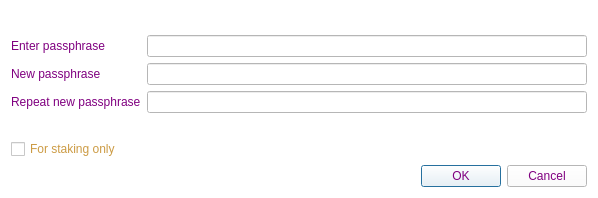
<?xml version="1.0" encoding="UTF-8"?>
<ui version="4.0">
 <class>AskPassphraseDialog</class>
 <widget class="QDialog" name="AskPassphraseDialog">
  <property name="geometry">
   <rect>
    <x>0</x>
    <y>0</y>
    <width>598</width>
    <height>198</height>
   </rect>
  </property>
  <property name="sizePolicy">
   <sizepolicy hsizetype="Preferred" vsizetype="Minimum">
    <horstretch>0</horstretch>
    <verstretch>0</verstretch>
   </sizepolicy>
  </property>
  <property name="minimumSize">
   <size>
    <width>550</width>
    <height>0</height>
   </size>
  </property>
  <property name="windowTitle">
   <string>Passphrase Dialog</string>
  </property>
  <property name="styleSheet">
   <string notr="true">color: rgb(204, 155, 68);
background-color: rgb(255, 255, 255);</string>
  </property>
  <layout class="QVBoxLayout" name="verticalLayout">
   <item>
    <widget class="QLabel" name="warningLabel">
     <property name="textFormat">
      <enum>Qt::RichText</enum>
     </property>
     <property name="wordWrap">
      <bool>true</bool>
     </property>
    </widget>
   </item>
   <item>
    <layout class="QFormLayout" name="formLayout">
     <property name="fieldGrowthPolicy">
      <enum>QFormLayout::AllNonFixedFieldsGrow</enum>
     </property>
     <item row="0" column="0">
      <widget class="QLabel" name="passLabel1">
       <property name="styleSheet">
        <string notr="true">color: #800080;</string>
       </property>
       <property name="text">
        <string>Enter passphrase</string>
       </property>
      </widget>
     </item>
     <item row="0" column="1">
      <widget class="QLineEdit" name="passEdit1">
       <property name="echoMode">
        <enum>QLineEdit::Password</enum>
       </property>
      </widget>
     </item>
     <item row="1" column="0">
      <widget class="QLabel" name="passLabel2">
       <property name="styleSheet">
        <string notr="true">color: #800080;</string>
       </property>
       <property name="text">
        <string>New passphrase</string>
       </property>
      </widget>
     </item>
     <item row="1" column="1">
      <widget class="QLineEdit" name="passEdit2">
       <property name="echoMode">
        <enum>QLineEdit::Password</enum>
       </property>
      </widget>
     </item>
     <item row="2" column="0">
      <widget class="QLabel" name="passLabel3">
       <property name="styleSheet">
        <string notr="true">color: #800080;</string>
       </property>
       <property name="text">
        <string>Repeat new passphrase</string>
       </property>
      </widget>
     </item>
     <item row="2" column="1">
      <widget class="QLineEdit" name="passEdit3">
       <property name="echoMode">
        <enum>QLineEdit::Password</enum>
       </property>
      </widget>
     </item>
     <item row="3" column="1">
      <widget class="QLabel" name="capsLabel">
       <property name="font">
        <font>
         <weight>75</weight>
         <bold>true</bold>
        </font>
       </property>
       <property name="text">
        <string/>
       </property>
       <property name="alignment">
        <set>Qt::AlignCenter</set>
       </property>
      </widget>
     </item>
     <item row="4" column="0">
      <widget class="QCheckBox" name="stakingCheckBox">
       <property name="enabled">
        <bool>true</bool>
       </property>
       <property name="visible">
        <bool>false</bool>
       </property>
       <property name="toolTip">
        <string>Serves to disable the trivial sendmoney when OS account compromised. Provides no real security.</string>
       </property>
       <property name="text">
        <string>For staking only</string>
       </property>
      </widget>
     </item>
    </layout>
   </item>
   <item>
    <widget class="QDialogButtonBox" name="buttonBox">
     <property name="styleSheet">
      <string notr="true">color: #800080;</string>
     </property>
     <property name="orientation">
      <enum>Qt::Horizontal</enum>
     </property>
     <property name="standardButtons">
      <set>QDialogButtonBox::Cancel|QDialogButtonBox::Ok</set>
     </property>
    </widget>
   </item>
  </layout>
 </widget>
 <resources/>
 <connections>
  <connection>
   <sender>buttonBox</sender>
   <signal>accepted()</signal>
   <receiver>AskPassphraseDialog</receiver>
   <slot>accept()</slot>
   <hints>
    <hint type="sourcelabel">
     <x>248</x>
     <y>254</y>
    </hint>
    <hint type="destinationlabel">
     <x>157</x>
     <y>274</y>
    </hint>
   </hints>
  </connection>
  <connection>
   <sender>buttonBox</sender>
   <signal>rejected()</signal>
   <receiver>AskPassphraseDialog</receiver>
   <slot>reject()</slot>
   <hints>
    <hint type="sourcelabel">
     <x>316</x>
     <y>260</y>
    </hint>
    <hint type="destinationlabel">
     <x>286</x>
     <y>274</y>
    </hint>
   </hints>
  </connection>
 </connections>
</ui>
